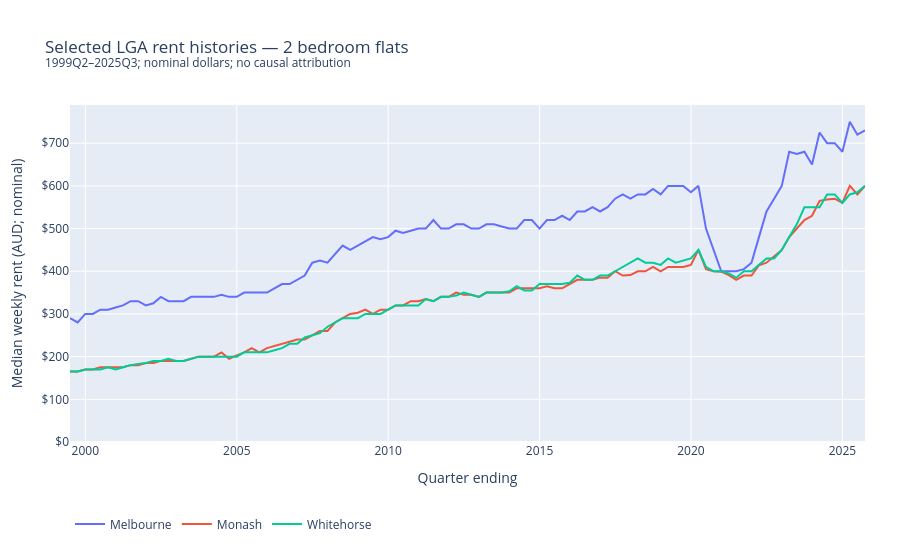

This figure's notebook cell:
### Markdown cell above
## 5. Chart 2 — Follow selected LGAs over time

We initially use **Melbourne, Monash and Whitehorse**, the same examples already traced during the audit. They are illustrative, not a representative sample of all 31 LGAs. `Melbourne` here is the individual LGA.

Change `SELECTED_LGAS` only after the first complete run; use exact source spellings and keep the chart to a few lines. The data is sorted chronologically before drawing lines.

Values remain in nominal dollars. A change in an area's median can also reflect changes in which properties were newly let; this is not a matched-property rent-increase series. Do not add an explanation for a rise or fall without additional evidence.

### Code cell
SELECTED_LGAS = ["Melbourne", "Monash", "Whitehorse"]
require(1 <= len(SELECTED_LGAS) <= 6 and len(set(SELECTED_LGAS)) == len(SELECTED_LGAS),
        "Select one to six distinct LGA names for a readable history chart.")
unknown_lgas = set(SELECTED_LGAS) - set(panel["rental_area_name"])
require(not unknown_lgas, f"Unknown LGA names: {sorted(unknown_lgas)}")
history = panel.loc[panel["rental_area_name"].isin(SELECTED_LGAS)].copy()
history = history.sort_values(["rental_area_name", "quarter_end"], kind="stable")

fig = go.Figure()
for name in SELECTED_LGAS:
    area = history.loc[history["rental_area_name"].eq(name)].sort_values("quarter_end")
    fig.add_trace(go.Scatter(
        x=area["quarter_end"].tolist(), y=area["median_weekly_rent"].tolist(),
        name=name, mode="lines",
        customdata=area[["quarter", "published_count", "source_median_cell"]].to_numpy(),
        hovertemplate=("%{fullData.name}<br>%{customdata[0]}<br>Median: $%{y:,.0f}/week"
                       "<br>Published count: %{customdata[1]:,.0f}"
                       "<br>Median source cell: %{customdata[2]}<extra></extra>"),
    ))
fig.update_layout(
    title=f"Selected LGA rent histories — {CATEGORY}<br><sup>{spec['first_quarter']}–{LATEST_QUARTER}; nominal dollars; no causal attribution</sup>",
    xaxis_title="Quarter ending", yaxis_title="Median weekly rent (AUD; nominal)",
    height=550, hovermode="x unified", margin=dict(l=70, r=35, t=105, b=100),
    legend=dict(orientation="h", y=-0.2, x=0),
)
fig.update_yaxes(rangemode="tozero", tickprefix="$")
figures["02_selected_histories"] = fig
show_chart(fig)
print("Selected history rows:", len(history))
